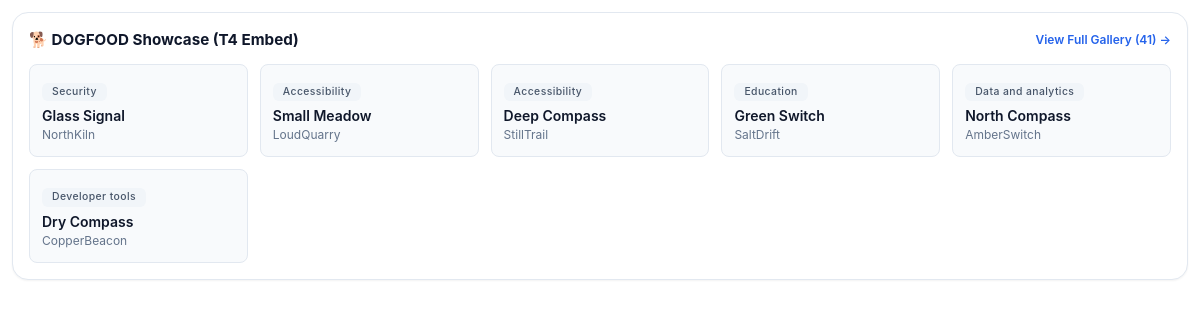
Page /embed/gallery on the committed database.
### tables this page shows
CREATE TABLE projects (
            id TEXT PRIMARY KEY,
            team TEXT,
            track TEXT,
            title TEXT,
            summary TEXT,
            repo_url TEXT,
            submitted_at TEXT
        );

CREATE TABLE tracks (
            id TEXT PRIMARY KEY,
            name TEXT
        );

CREATE TABLE teams (
            id TEXT PRIMARY KEY,
            name TEXT,
            members TEXT
        );

### app.py (the view)
@app.route("/embed/gallery", methods=["GET"])
def embed_gallery_widget():
    projects = get_all_projects_rich()[:6]
    event = get_event_data()
    return render_template("hackathon/embed.html", event=event, projects=projects)

### app.py (called while the page is built, shortened)
def get_db():
    if "db" not in g:
        g.db = sqlite3.connect(DB_PATH)
        g.db.row_factory = sqlite3.Row
    return g.db

def get_current_user():
    token = request.cookies.get("session")
    if not token:
        raw_cookie = request.headers.get("Cookie") or request.environ.get("HTTP_COOKIE") or ""
        for item in raw_cookie.split(";"):
            item = item.strip()
            if item.startswith("session="):
                token = item.split("=", 1)[1].strip()
                break
    if not token and "Authorization" in request.headers:
        auth = request.headers.get("Authorization", "").strip()
        if auth.startswith("Bearer "):
            token = auth[7:].strip()
        elif auth.startswith("Token "):
            token = auth[6:].strip()
    if not token:
        return None

def get_event_data():
    db = get_db()
    cur = db.execute("SELECT * FROM events LIMIT 1")
    event = cur.fetchone()
    if event:
        return dict(event)
    return {
        "id": "evt_01",
        "name": "Sample Hack 2026",
        "submissions_close": "2026-03-01T18:00:00Z",
    }

def get_all_projects_rich():
    db = get_db()
    cur = db.execute(
        """SELECT p.*, t.name AS track_name, tm.name AS team_name, tm.members AS members_json
           FROM projects p
           LEFT JOIN tracks t ON p.track = t.id
           LEFT JOIN teams tm ON p.team = tm.id
           ORDER BY p.id"""
    )
    projects = []
    for r in cur.fetchall():
        d = dict(r)
        try:
            members = json.loads(d.get("members_json") or "[]")
        except Exception:
            members = []
        d["members"] = members
        d["member_count"] = len(members)
        projects.append(d)
    return projects

@app.context_processor
def inject_global_template_vars():
    return {
        "current_user": get_current_user(),
        "event_global": get_event_data(),
    }

### templates/hackathon/embed.html (shortened to what this page needs)
<!DOCTYPE html>
<html lang="en">
<head>
  <link rel="stylesheet" href="/css/styles.css">
  <link rel="stylesheet" href="/css/components.css">
</head>
<body>
  <div class="widget-container">
    <div style="display: flex; justify-content: space-between; align-items: center;">
      <div style="font-weight: 700; font-size: 0.95rem; color: var(--color-text-title);">🐕 DOGFOOD Showcase (T4 Embed)</div>
      <a href="/hackathon/gallery.html" target="_blank" style="font-size: 0.75rem; color: var(--color-primary); text-decoration: none; font-weight: 600;">View Full Gallery (41) →</a>
    </div>
    <div class="widget-grid">
      {% for p in projects %}
      <div class="widget-card">
        <span class="badge badge-track" style="font-size: 0.65rem;">{{ p.track_name }}</span>
        <div style="font-weight: 600; font-size: 0.875rem; margin-top: 4px; color: var(--color-text-title);">{{ p.title }}</div>
        <div style="font-size: 0.75rem; color: var(--color-text-muted);">{{ p.team_name }}</div>
      </div>
      {% endfor %}
    </div>
  </div>
</body>
</html>

### templates/hackathon/embed.html (style rules this page uses)
body { background: transparent; padding: 12px; margin: 0; font-family: -apple-system, BlinkMacSystemFont, "Segoe UI", Roboto, sans-serif; }
.widget-container { background: #FFFFFF; border: 1px solid var(--color-border); border-radius: var(--radius-xl); padding: 16px; box-shadow: var(--shadow-sm); }
.widget-grid { display: grid; grid-template-columns: repeat(auto-fit, minmax(200px, 1fr)); gap: 12px; margin-top: 12px; }
.widget-card { border: 1px solid var(--color-border); border-radius: var(--radius-md); padding: 12px; background: var(--color-canvas); }

### rows in the picture
projects: track_name "Security", title "Glass Signal", team_name "NorthKiln"
projects: track_name "Accessibility", title "Small Meadow", team_name "LoudQuarry"
projects: track_name "Accessibility", title "Deep Compass", team_name "StillTrail"
projects: track_name "Education", title "Green Switch", team_name "SaltDrift"
projects: track_name "Data and analytics", title "North Compass", team_name "AmberSwitch"
projects: track_name "Developer tools", title "Dry Compass", team_name "CopperBeacon"
